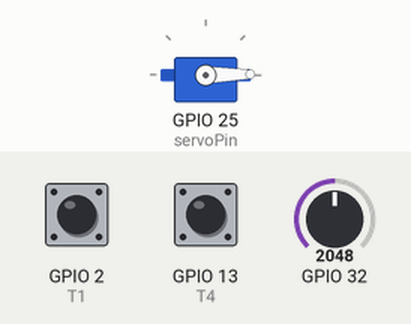
Simulated run of this sketch. Board: ESP32. Shown: servo. Inputs (shaded band) come from the test bench; at power-on: GPIO 2 (T1) HIGH, GPIO 13 (T4) HIGH, GPIO 32 = 2048. What the sketch prints to the serial monitor is not drawn.

Above: at 0.15 s.
Timing chart, 0 to 3.0 s (numbered marks = the images above):
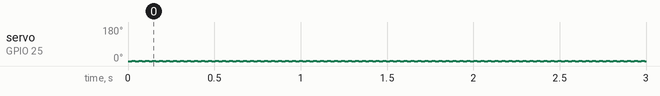

The sketch:

ex2-3.ino
```cpp
#include <Servo.h>
#define T4 13
#define T1 2
#define X 50 //Si cette valeur est dépassée, le servo bouge

static const int servoPin = 25;

Servo servo1;

void setup() {
    Serial.begin(115200);
    servo1.attach(servoPin);
    analogSetPinAttenuation(A4, ADC_0db);
}

void loop() {
    int valA4 = analogRead(A4); // resultat de la conversion A->N, correspondant a la tension sur A4
    int val0 = touchRead(T4);
    int val1 = touchRead(T1);
    int posDegrees = 0;
    if(val0 >= X) {
        Serial.println(touchRead(13));
        Serial.print(" Luminosite : ");
        Serial.println(valA4);
        servo1.write(posDegrees++);
        Serial.println(posDegrees);
        delay(20);
    }

    if(val1 >= X) {
        Serial.print(" Luminosite : ");
        Serial.println(valA4);
        servo1.write(posDegrees--);
        Serial.println(posDegrees);
        delay(20);
    }
}
```

Measured:
- by itself, servo on GPIO 25 (servoPin): alternates 1° for 0.02 s and 0° for 0.02 s
